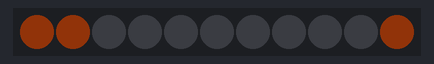
A sketch run on a simulated Arduino Uno, built with avr-gcc and run on an emulated ATmega328P. Shown: 11 RGB LEDs in strip order, left to right. Dim RGB values are drawn brighter than linear; random numbers use the default seed unless the sketch sets one.

Above: at 0.11 s.
At 5.05 s:
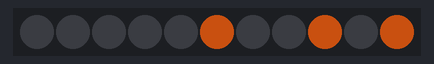
At 9.99 s:
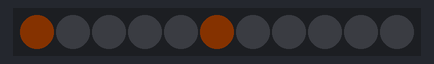
At 19.97 s:
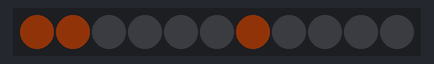
At 29.94 s:
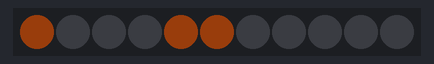
At 39.92 s:
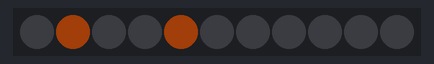

The sketch:

faderIndividual.ino
```cpp
// (licence header left out)
#include <Adafruit_WS2801.h>
#define numLeds 11
#define numLedOn 3//

Adafruit_WS2801 strip = Adafruit_WS2801(11, A0, A1);
int ledInd[numLedOn];
byte LEDind[11] = {10, 9, 8, 7, 6, 5, 4, 3, 2, 1, 0};

int numScales = 58;
double scaleA[] = {0,0.034483,0.068966,0.10345,0.13793,0.17241,0.2069,0.24138,0.27586,0.31034,0.34483,0.37931,0.41379,0.44828,0.48276,0.51724,0.55172,0.58621,0.62069,0.65517,0.68966,0.72414,0.75862,0.7931,0.82759,0.86207,0.89655,0.93103,0.96552,1,0.96552,0.93103,0.89655,0.86207,0.82759,0.7931,0.75862,0.72414,0.68966,0.65517,0.62069,0.58621,0.55172,0.51724,0.48276,0.44828,0.41379,0.37931,0.34483,0.31034,0.27586,0.24138,0.2069,0.17241,0.13793,0.10345,0.068966,0.034483};

byte red = 250; // red value ranging from 0 to 255
byte green = 100; // green value ranging from 0 to 255
byte blue = 20; // blue value ranging from 0 to 255

void setup() {

  strip.begin();

  // Update LED contents, to start they are all 'off'
  strip.show();
  colorAll(Color(0, 0, 0));

}

void loop() {

 for (int i = 0; i < numLedOn; i++)
  {
    int r1 = random(numLeds);
    ledInd[i] = r1;
  }

  for (int p = 0; p < 21; p++)
  {
    double scale = scaleA[p];

    for (int i = 0; i < numLedOn; i++)
    {
      int a = ledInd[i];
      strip.setPixelColor(a, Color(red * scale, green * scale, blue * scale));

    }


    strip.show();
    delay(50);
  }

  colorAll(Color(0, 0, 0));

}


void colorAll(uint32_t c) {

  int i;
  for (i = 0; i < strip.numPixels(); i++) {
    strip.setPixelColor(LEDind[i], c);
  }

  strip.show();
}


// fill the dots one after the other with said color
// good for testing purposes
void colorWipe(uint32_t c, uint8_t wait) {
  int i;

  for (i = 0; i < strip.numPixels(); i++) {
    strip.setPixelColor(LEDind[i], c);
    strip.show();
    delay(wait);
  }
}

/* Helper functions */
// Create a 24 bit color value from R,G,B
uint32_t Color(byte r, byte g, byte b)
{
  uint32_t c;
  c = r;
  c <<= 8;
  c |= g;
  c <<= 8;
  c |= b;
  return c;
}
```
